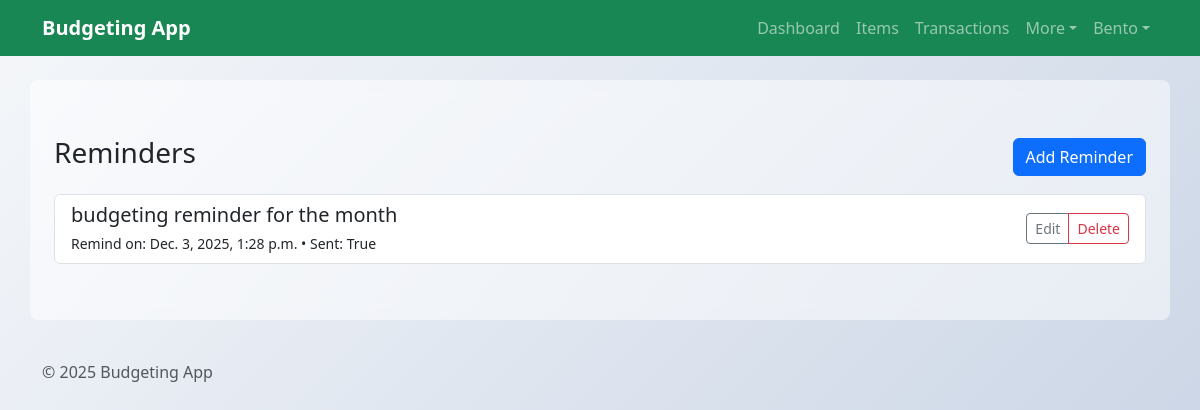
/BudgetingApp/reminders/ (signed in), run on the app's committed database.
### BudgetingApp/models.py (models this page shows, shortened)
class BudgetReminder(models.Model):
    owner = models.ForeignKey(settings.AUTH_USER_MODEL, on_delete=models.CASCADE, null=True, blank=True, related_name='reminders')
    message = models.CharField(max_length=255)
    remind_on = models.DateTimeField()
    is_sent = models.BooleanField(default=False)

### BudgetingApp/views.py (the view)
# urls.py: path('reminders/', views.BudgetReminderListView.as_view(), name='budgetreminder-list'),
class BudgetReminderListView(LoginRequiredMixin, ListView):
    model = BudgetReminder
    template_name = 'BudgetingApp/BudgetReminder_list.html'
    def get_queryset(self):
        return BudgetReminder.objects.filter(owner=self.request.user)

### BudgetingApp/templates/BudgetingApp/BudgetReminder_list.html
{% extends 'BudgetingApp/base.html' %}
{% block content %}
<div class="container py-4">
  <div class="d-flex justify-content-between align-items-center mb-3">
    <h3>Reminders</h3>
    <a href="{% url 'budgetreminder-add' %}" class="btn btn-primary">Add Reminder</a>
  </div>
  <div class="list-group">
    {% for r in object_list %}
      <div class="list-group-item d-flex justify-content-between align-items-center">
        <div>
          <h5 class="mb-1">{{ r.message }}</h5>
          <small>Remind on: {{ r.remind_on }} • Sent: {{ r.is_sent }}</small>
        </div>
        <div class="btn-group">
          <a href="{% url 'budgetreminder-edit' r.id %}" class="btn btn-sm btn-outline-secondary">Edit</a>
          <a href="{% url 'budgetreminder-delete' r.id %}" class="btn btn-sm btn-outline-danger">Delete</a>
        </div>
      </div>
    {% empty %}
      <div class="alert alert-info">No reminders yet.</div>
    {% endfor %}
  </div>
</div>
{% endblock %}

### BudgetingApp/templates/BudgetingApp/base.html (shortened to what this page needs)
{% load static %}
<!DOCTYPE html>
<html lang="en">
  <head>
    <link
      href="https://cdn.jsdelivr.net/npm/bootstrap@5.3.2/dist/css/bootstrap.min.css"
      rel="stylesheet"
    />
  </head>
  <body>
    <nav class="navbar navbar-expand-lg navbar-dark bg-success">
      <div class="container">
        <a class="navbar-brand fw-bold" href="{% url 'budget_home' %}"
          >Budgeting App</a
        >
        <div class="collapse navbar-collapse" id="navCollapse">
          <ul class="navbar-nav ms-auto">
            <li class="nav-item">
              <a class="nav-link" href="{% url 'budget_home' %}">Dashboard</a>
            </li>
            <li class="nav-item">
              <a class="nav-link" href="{% url 'budgetitem-list' %}">Items</a>
            </li>
            <li class="nav-item">
              <a class="nav-link" href="{% url 'transaction-list' %}"
                >Transactions</a
              >
            </li>
            <li class="nav-item dropdown">
              <a
                class="nav-link dropdown-toggle"
                href="#"
                id="moreMenu"
                role="button"
                data-bs-toggle="dropdown"
                aria-expanded="false"
                >More</a
              >
            </li>
            {% if user.is_authenticated %}
            <li class="nav-item dropdown">
              <a
                class="nav-link dropdown-toggle"
                href="#"
                id="userMenu"
                role="button"
                data-bs-toggle="dropdown"
                aria-expanded="false"
                >{{ user.username }}</a
              >
            </li>
            {% endif %}
          </ul>
        </div>
      </div>
    </nav>
    <main class="container mt-4">{% block content %}{% endblock %}</main>
    <footer class="text-muted py-3 mt-4">
      <div class="container">&copy; {% now "Y" %} Budgeting App</div>
    </footer>
  </body>
</html>

### BudgetingApp/templates/BudgetingApp/base.html (style rules this page uses)
body { background: linear-gradient(135deg, #f5f7fa 0%, #c3cfe2 100%); background-attachment: fixed; min-height: 100vh; font-family: "Segoe UI", Tahoma, Geneva, Verdana, sans-serif; }
main { background: rgba(255, 255, 255, 0.5); border-radius: 8px; padding: 2rem; margin-top: 2rem; backdrop-filter: blur(10px); }

### data on the page
BudgetReminder: message "budgeting reminder for the month", remind_on "Dec. 3, 2025, 1:28 p.m.", is_sent "True"

### other printed values
{{ user.username }} "Bento"
